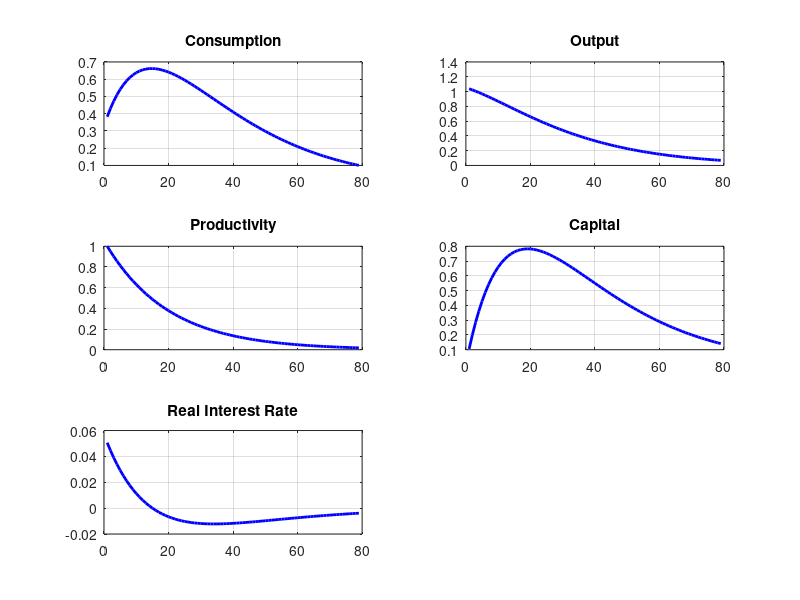

Reproduce this figure in MATLAB.
%-----------------------------------------------------------------------

% Βasic RBC model (McKay's website)
% Solution Method: Pontus Rendahl's (2017) Linear Time Iteration (LTI) method
% Panagiotis Veneris, U of Liverpool
% Date: 26/10/2020

%------------------------------------------------------------------------

close all;
clear all;
clc;


%Define Parameters
alppha = 0.36;    % capital share
gamma  = 1;       % Risk aversion
delta  = 0.025;   % Depreciation rate
rho_z  = 0.95;    % shock persistence
beta   = 0.97;    % discount factor
it     = 0;       % iteration counter


% Define Steady State (only of the variables that appear in SS form in the loglin.system equations) 
R = 1/beta;


% Define Coefficients (of variables that appear in the loglinear system of equations)
coeff0 = (R-1+delta)/R;
coeff1 = (1/gamma) * coeff0;
coeff2 = ((alppha-1)/gamma) * coeff0;
coeff3 = R;
coeff4 = (R-1+delta)/alppha;
coeff5 = (R-1+(delta*(1-alppha)))/alppha;


%---------------------------------------------------
% Matrix form of Linear RE model
% model:A*E_t{X_t+1}+B*X_{t}+C*X_{t-1}+W*u_{t}=0, (instead of ε in the notes
% here I use W, and instead of ε_{t} I use u_{t})
% X = [ c k z]'
%---------------------------------------------------


A = [ 1 0 -coeff1;
    0 0 0;
    0 0 0];

B = [ -1 -coeff2 0;
    coeff5 1 -coeff4;
    0 0 1];

C = [ 0 0 0;
    0 -coeff3 0;
    0 0 -rho_z];

W = [ 0; 0; -1];    % for negative prod.shock remove (-)


%-----------------------------------------------------------------------------------------------
% Solver for Linear Time Iteration (Rendahl 2017)

% Algorithm Description:
% Step1 : Guess a value P_{0}
% Step 2: Calculate P_{1} from P_{1} = -[A*P_{0}+B]^(-1) * C
% Step 3: If P_{1} solves (approxim.) the matrix quadr.eq.: A*P_{1}^2 + B*P_{1}+C within some
% tolerance then stop--> P_{1} is the solvent
% Step 4: Otherwise iterate again to get P_{2} and follow the same steps
%-----------------------------------------------------------------------------------------------

Tol = 1e-13;        % tolerance level for time iteration algorithm, default: 1e-13

metric = 1;         
P = 0;              % initial guess for P

% Run the algorithm until convergence
% Find  x_t = P x_{t-1}+Q u_t, where X_t is the policy function (ex how C responds to a 1% techn.shock (u_t)).

tic
while metric>Tol
    it = it+1;   % next iteration
    
    P      = -(A*P+B)\C;                                  
    metric = max(max(abs(A*P*P+B*P+C)));                                                                                 
    Q      = -inv(A*P+B)*W;   
                   
  fprintf('iteration = %d, metric = %e\n', it, metric);                
end
toc


% IRFs
nresp = 80;              % horizon of responses (IRFs)

x = zeros(3, nresp);     % creates a 3x80 matrix of x's, that is, the policy
                         % functions of consumption (1), capital (2) and productivity (3)
                         % for 80 periods                     
u = zeros(1, nresp);     % creates a 1x80 matrix of u's (errors/disturbances)


% Initialize u   
u(:,1)= 1;  
               
for t=2:nresp                         
    x(:,t) = P*x(:,t-1)+ Q*u(:,t-1);                                      
end                                                                      

% How to generate the IRFs of the variables not present in the reduced system (y,R,k,prod.) 

k_irf = x(2,2:end);                  % Gives the IRF for Capital
z_irf = x(3,2:end);                  % Gives the IRF for Productivity
                                      
y_irf = z_irf + alppha*k_irf;        % Generates the IRF of Output (y) (check equil.condition for y in notes)

R_irf = coeff0*(y_irf - k_irf);      % Generates the IRf of Real Interest Rate (R) (check equil.cond. for r in notes)



% Plotting
figure;
subplot(3,2,1); plot(x(1,2:end), 'b','Linewidth',2);    % plots the policy funtion of the 1st variable of matrix x (3x80)                                                       % (1st variable is consumption) for the specified horizon 
title('Consumption');
grid on;

subplot(3,2,2); plot(y_irf, 'b', 'Linewidth',2);
title('Output');
grid on;

subplot(3,2,3); plot(x(3,2:end), 'b', 'Linewidth',2);
title('Productivity');
grid on;

%figure;
subplot(3,2,4); plot(x(2,2:end), 'b', 'Linewidth',2);
title('Capital');
grid on;

subplot(3,2,5); plot(R_irf, 'b', 'Linewidth',2);
title('Real Interest Rate');
grid on;



